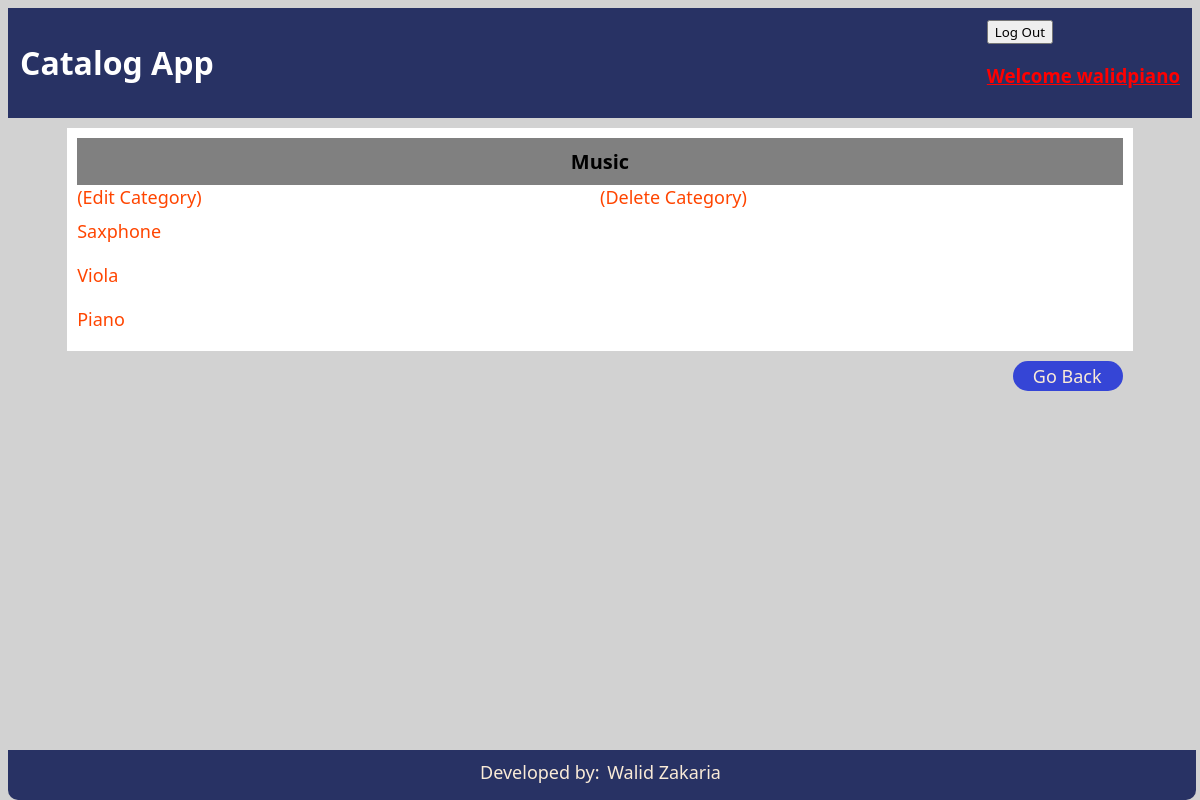
The app's page /catalog/Music/items (signed in) with its own data.
### app/models.py (models this page shows, shortened)
class User(db.Model, UserMixin):
    __tablename__ = 'user'
    id = db.Column(db.Integer, primary_key=True)
    username = db.Column(db.String(32), index=True)
    email = db.Column(db.String(150))
    password_hash = db.Column(db.String(64))

class Category(db.Model):
    __tablename__ = 'category'
    id = db.Column(db.Integer, primary_key=True)
    name = db.Column(db.String(50), nullable=False)

class Item(db.Model):
    __tablename__ = 'item'
    id = db.Column(db.Integer, primary_key=True)
    name = db.Column(db.String(50), nullable=False)
    description = db.Column(db.String(300))
    category_id = db.Column(db.Integer, ForeignKey('category.id'))
    category = relationship(Category)

### app/views.py (the view)
@app.route('/catalog/<string:category>/items')
def show_catalog(category):
    category_id = category_store.get_id_by_name(category)
    items = item_store.get_all_items_by_category(category_id.id)
    if current_user.is_authenticated:
        logged_name = current_user.username
    else:
        logged_name = ''
    return render_template('category.html', category=category,
                           category_id=category_id.id, items=items,
                           current_user=logged_name)

### app/stores.py (called while the page is built)
    def get_id_by_name(self, category_name):
        result = self.data_provider.query.filter_by(name=category_name).first()
        return result

    def get_all_items_by_category(self, category_id):
        result = self.data_provider\
            .query.filter_by(category_id=category_id)\
            .order_by(self.data_provider.id.desc()).all()
        return result

### app/views.py (called while the page is built)
@login_manager.user_loader
def load_user(user_id):
    return User.query.get(int(user_id))

### app/templates/category.html (shortened to what this page needs)
<!DOCTYPE html>
<html lang="en">
<head>
    <link href="../../static/css/style.css" rel="stylesheet">
</head>
<body>
    <header>
        <h1>Catalog App</h1>
        <div id="login">
            {% if current_user != '' %}
                <button id="btn-logout" onclick="location.href='/logout';">Log Out</button>
                <h3>Welcome {{ current_user }}</h3>
            {% else %}
                <button id="btn-login" onclick="location.href='/login';">Login</button>
                <button id="btn-signup" onclick="location.href='/signup';">Sign up</button>
            {% endif %}
        </div>
    </header>
    <main>
        <div id="items">
            <div class="items-list">
                <div class="category-header">{{ category }}</div>
                {% if current_user != '' %}
                <a href="/category/edit/{{ category_id }}">(Edit Category)</a>
                <a href="/category/delete/{{ category_id }}">(Delete Category)</a>
                {% endif %}
            </div>
            <div class="items-list">
                {% for item in items %}
                    <div class="category-item-list"><a href="/catalog/{{ category }}/{{ item.name }}">{{ item.name }}</a></div>
                {% endfor %}
            </div>
        </div>
        <a id="link-back" href="/">Go Back</a>
    </main>
    <footer>
        <p id="my-signature">Developed by: <a id="my-mail" href="mailto:walidpiano@yahoo.com">Walid Zakaria</a></p>
    </footer>
    </body>
</html>

### app/static/css/style.css (style rules this page uses)
* { font-family: 'Segoe UI', Tahoma, Geneva, Verdana, sans-serif; box-sizing: border-box; }
header { background: rgb(40,50,100); padding: 12px; margin: 0 0 10px 0; }
h1 { color: white; display: inline-block; }
#login { float: right; margin: 0 auto; }
body { background: rgb(210,210,210); position: relative; }
main { background: white; max-width: 90%; margin: 0 auto; height: 100%; padding: 10px; }
.items-list { display: flex; flex-wrap: wrap; }
a { display: flex; width: 50%; text-decoration-line: none; color: orangered; font-size: 18px; }
footer { background: rgb(40,50,100); margin: 0 auto; border-radius:0 0 10px 10px; position: fixed; bottom: 0; width: 99%; z-index: 1; height: 50px; text-align: center; padding: 10px; }
#my-signature, #my-mail { color: antiquewhite; display: inline; font-size: 18px; margin: 20px 3px; }
.category-header { width: 100%; font-weight: bold; font-size: 20px; background: grey; margin: 0; padding: 10px 5px; text-align: center; }
.category-item-list { width: 100%; display: inline-block; margin: 10px auto; }
h3 { color: red; text-decoration-line: underline; display: block; width: 100%; }
#link-back { background: rgb(53, 69, 214); color: antiquewhite; padding: 3px 20px; border-radius: 15px; float: right; margin-top: 20px; width: 110px; }

### records on screen
User: username "walidpiano"
Category: name "Music"
Item: name "Saxphone"
Item: name "Viola"
Item: name "Piano"
